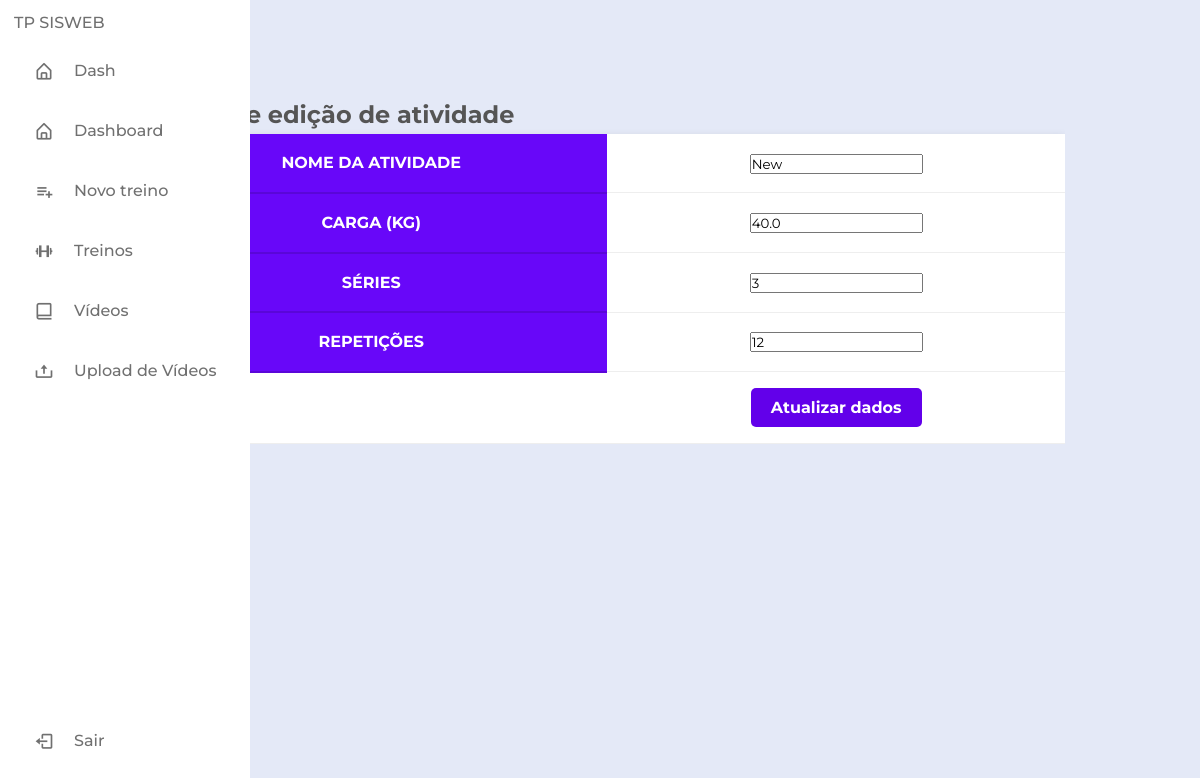
/atualizarAtividadesTreino/5 (signed in), run on the app's committed database.
### classes.py (models this page shows, shortened)
class Atividade(db.Model):
    __tablename__ = 'atividade'
    _id = db.Column(db.Integer, primary_key=True, autoincrement=True)
    nome = db.Column(db.String)
    carga = db.Column(db.Float)
    series = db.Column(db.Integer)
    repeticoes = db.Column(db.Integer)
    conta_id = mapped_column(ForeignKey("conta.id"))
    treino_id = mapped_column(ForeignKey("treino._id"))
    treino = relationship("Treino", back_populates="atividade")
    conta = relationship("Conta", back_populates="atividade")

### app.py (the view, shortened to what this page needs)
@app.route("/atualizarAtividadesTreino/<int:id>", methods=['GET','POST'])
@login_required
def atualizarAtvTreino(id):
    atividade  = Atividade.query.filter_by(_id=id).first()
    return render_template("treino/atualizarAtividadesTreino.html",atividade=atividade)

### classes.py (called while the page is built)
@login_manager.user_loader
def load_user(user):
    return Conta.query.get(int(user))

### templates/treino/atualizarAtividadesTreino.html (shortened to what this page needs)
<!DOCTYPE html>
<html lang="en">
<head>
    <link rel="stylesheet" href="https://cdnjs.cloudflare.com/ajax/libs/font-awesome/6.7.2/css/all.min.css">
    <link rel="stylesheet"  href="{{ url_for('static', filename='styleTab.css')}}">
</head>
<div>
    {% include 'sidebar.html' %}
</div>
<body>
    <form action="" method="POST">
        <section class="ftco-section">
            <div class="container">
                <div class="row">
                    <div class="col-md-12">
                        <div class="table-wrap">
                            <h1>Página de edição de atividade</h1>
                            <table class="table">
                            <thead class="thead-primary">
                              <tr>
                                <th>Nome da atividade</th>
                                <td scope="row" class="scope" ><input type="text" name="nome" value="{{atividade.nome}}"></td>
                              </tr>
                              <tr>
                                <th>Carga (Kg)</th>
                                <td scope="row" class="scope"><input type="text" name="carga" value="{{atividade.carga}}"></td>
                              </tr>
                              <tr>
                                <th>Séries</th>
                                <td scope="row" class="scope"><input type="text" name="series" value="{{atividade.series}}"></td>
                              </tr>
                              <tr>
                                <th>Repetições</th>
                                <td scope="row" class="scope"><input type="text" name="repeticoes" value="{{atividade.repeticoes}}"></td>
                              </tr>
                            </thead>
                            <tbody>
                                <tr>
                                    <td></td>
                                    <td><input type="submit" value="Atualizar dados"></a></td>
                                </tr>
                            </tbody>
                          </table>
                        </div>
                    </div>
                </div>
            </div>
        </section>
    </form>
</body>
</html>

### static/styleTab.css (style rules this page uses)
* { margin: 0; padding: 0; box-sizing: border-box; }
body { font-family: 'Roboto', sans-serif; font-size: 16px; line-height: 1.6; background-color: #f8f9fd; color: #555; }
.ftco-section { padding: 4em 0; }
.container { max-width: 960px; margin: 0 auto; padding: 0 15px; }
.table-wrap { overflow-x: auto; margin: 2em 0; }
.table { width: 100%; border-collapse: collapse; background-color: #fff; box-shadow: 0 2px 8px rgba(0, 0, 0, 0.1); }
.thead-primary th { background-color: #6807f9; color: #fff; font-weight: 700; text-transform: uppercase; padding: 1em; border-bottom: 2px solid #5a06d8; }
.table tbody tr { transition: background-color 0.3s ease; }
.table th.scope, .table td { padding: 1em; text-align: center; border-bottom: 1px solid #eee; }
input[type="submit"], input[type="file"] { background-color: #6200EA; color: white; border: none; padding: 10px 20px; font-size: 16px; font-weight: bold; cursor: pointer; border-radius: 5px; transition: background 0.3s ease-in-out; }

### static/styleSideBar.css (style rules this page uses)
* { margin: 0; padding: 0; box-sizing: border-box; font-family: 'Montserrat', sans-serif; }
:root { --body-color: #E4E9f7; --sidebar-color: #FFF; --primary-color: #695CFE; --primary-color-light: #F6F5FF; --toggle-color: #DDD; --text-color: #707070; --trans-02: all 0.2s ease; --trans-03: all 0.3s ease; --trans-04: all 0.4s ease; --trans-05: all 0.5s ease; }
body { height: 100vh; background-color: var(--body-color); }

### data on the page
Atividade: nome "New", carga "40.0", series "3", repeticoes "12"
